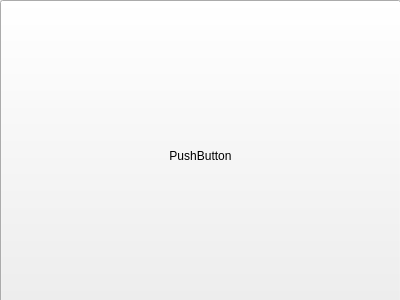
<?xml version="1.0" encoding="UTF-8"?>
<ui version="4.0">
 <class>desk_icon</class>
 <widget class="QWidget" name="desk_icon">
  <property name="geometry">
   <rect>
    <x>0</x>
    <y>0</y>
    <width>400</width>
    <height>300</height>
   </rect>
  </property>
  <property name="windowTitle">
   <string>Form</string>
  </property>
  <widget class="QPushButton" name="pushButton">
   <property name="geometry">
    <rect>
     <x>0</x>
     <y>0</y>
     <width>401</width>
     <height>311</height>
    </rect>
   </property>
   <property name="sizePolicy">
    <sizepolicy hsizetype="Minimum" vsizetype="Expanding">
     <horstretch>0</horstretch>
     <verstretch>0</verstretch>
    </sizepolicy>
   </property>
   <property name="text">
    <string>PushButton</string>
   </property>
  </widget>
 </widget>
 <resources/>
 <connections/>
</ui>
